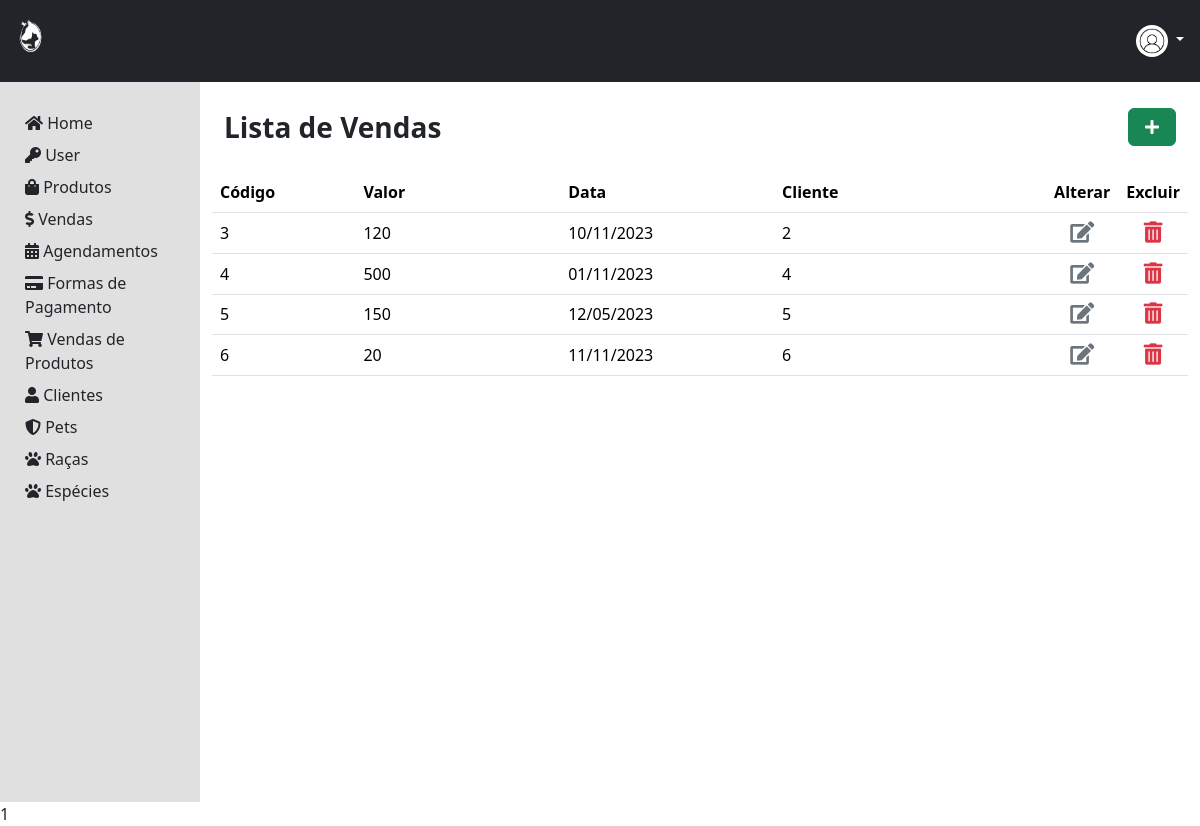
Screenshot of /area-admin/venda/index.php with the database file from the repository.
### tables this page shows
CREATE TABLE `tbvenda` (
  `codVenda` int(11) NOT NULL,
  `precoVenda` float NOT NULL,
  `dataVenda` date NOT NULL,
  `codCliente` int(11) NOT NULL
);

### dao/VendaDao.php (called while the page is built, shortened)
<?php
    class VendaDao {
        public static function selectAll () {
            $conexao = Conexao::conectar();
            $query = "SELECT * FROM tbvenda";
            $stmt = $conexao->prepare($query);
            $stmt->execute();
            return $stmt->fetchAll();
        }
    }
?>

### area-admin/venda/index.php (the view, shortened to what this page needs)
<?php
  require_once '../../dao/VendaDao.php';
  $vendas = VendaDao::selectAll();
?>
<!DOCTYPE html>
<html lang="pt-br">
<head>
  <link href="https://cdn.jsdelivr.net/npm/bootstrap@5.3.2/dist/css/bootstrap.min.css" rel="stylesheet">
  <link rel="stylesheet" href="https://use.fontawesome.com/releases/v5.3.1/css/all.css">
  <link rel="stylesheet" href="css/style.css">
</head>
<body style="justify-content: center; align-items: center; height: 100vh ">
  <?php
      include('./../../componentes/header-adm.php');
  ?>
  <div class="container-fluid" style="height: 90vh">
    <div class="row h-100">
      <?php
      include('./../../componentes/menu-adm.php');
      ?>
      <div class="col-md-10  p-4 borber">
        <div class="row align-items-center mb-4">
          <div class="col fs-3 fw-semibold">
            Lista de Vendas
          </div>
          <div class="col text-end ">
            <a class="btn btn-success px-3" role="button" aria-disabled="true" href="register-venda.php"><i
                class="fas fa-plus" aria-hidden="true"></i></a>
          </div>
        </div>
        <div class=" row">
          <table class="table table-hover">
            <thead>
              <tr>
                <th class="col-md-2">Código</th>
                <th class="col-md-3">Valor</th>
                <th class="col-md-3">Data</th>
                <th class="col-md-4">Cliente</th>
                <th class="text-center col-md-1">Alterar</th>
                <th class="text-center col-md-1">Excluir</th>
              </tr>
              <?php foreach($vendas as $venda) { ?>
              <tr>
                <td><?=$venda[0]?></td>
                <td><?=$venda[1]?></td>
                <td><?= date ('d/m/Y', strtotime ($venda[2]));?></td>
                <td><?=$venda[3]?></td>
                <td class="text-center">
                  <form action="process-venda.php" method="POST">
                    <button type="submit" class="dropdown-item" ><i
                        class="fas fa-edit fa-lg text-secondary"></i>
                    </button>
                  </form>
                </td>
                <td class="text-center ">
                  <a class="dropdown-item" onclick="modalRemover(<?=$venda[0]?>,'codDeletar')">
                    <i class="fas fa-trash-alt fa-lg text-danger"></i>
                  </a>
                </td>
              <tr>
              <?php } ?>
            </thead>
          </table>
        </div>
      </div>
    </div>
  </div>
  <?= require './../../componentes/modal.php'?>
</body>
</html>

### css/style.css (style rules this page uses)
a { position: relative; text-decoration: none; }

### rows the page displays
tbvenda: codVenda "3", precoVenda "120", dataVenda "10/11/2023", codCliente "2"
tbvenda: codVenda "4", precoVenda "500", dataVenda "01/11/2023", codCliente "4"
tbvenda: codVenda "5", precoVenda "150", dataVenda "12/05/2023", codCliente "5"
tbvenda: codVenda "6", precoVenda "20", dataVenda "11/11/2023", codCliente "6"

### other values shown
require './../../componentes/modal.php' "1"
